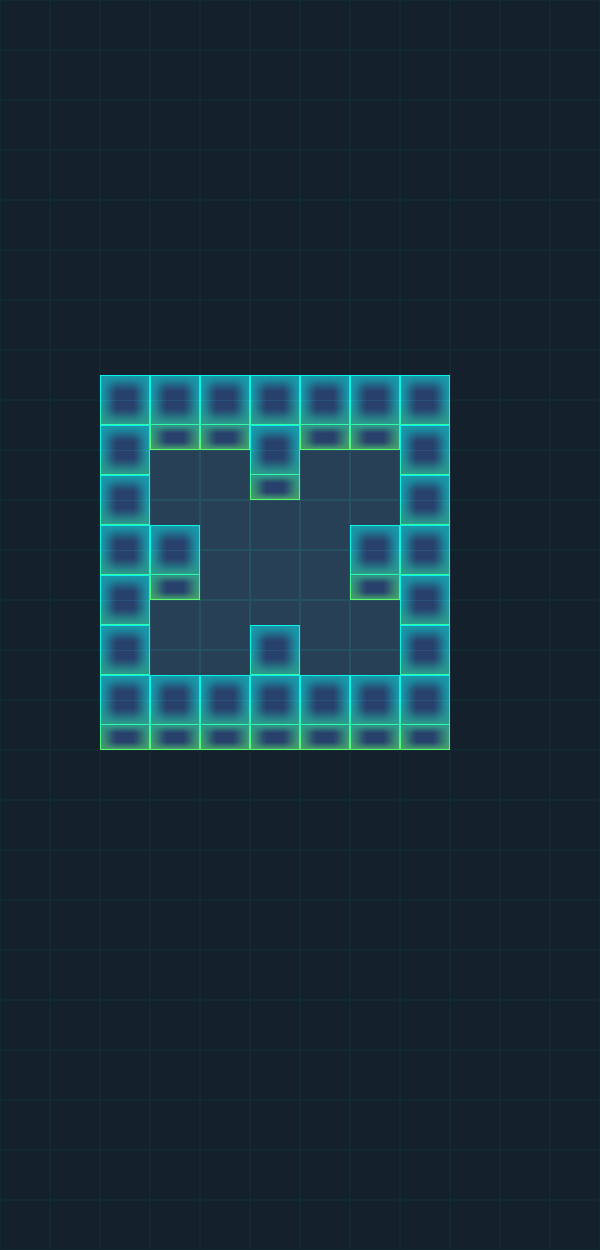

A level layout from a 2D game, rendered from its tile map. Below: a short description, then the map file with its tile-grid data intact:
An orthogonal 12x25 tile map with 50x50 px tiles, 4 tile layers (BG, WallBottom, Play, WallUp) and 7 objects (Hero, M1, M2, End).

<map version="1.0" tiledversion="1.0.3" orientation="orthogonal" renderorder="right-down" width="12" height="25" tilewidth="50" tileheight="50" nextobjectid="24">
 <tileset firstgid="1" source="tiles.tsx" />
 <layer name="BG" width="12" height="25">
  <data encoding="csv">
6,6,6,6,6,6,6,6,6,6,6,6,
6,6,6,6,6,6,6,6,6,6,6,6,
6,6,6,6,6,6,6,6,6,6,6,6,
6,6,6,6,6,6,6,6,6,6,6,6,
6,6,6,6,6,6,6,6,6,6,6,6,
6,6,6,6,6,6,6,6,6,6,6,6,
6,6,6,6,6,6,6,6,6,6,6,6,
6,6,6,6,6,6,6,6,6,6,6,6,
6,6,6,6,6,6,6,6,6,6,6,6,
6,6,6,5,5,6,5,5,6,6,6,6,
6,6,6,5,5,5,5,5,6,6,6,6,
6,6,6,6,5,5,5,6,6,6,6,6,
6,6,6,5,5,5,5,5,6,6,6,6,
6,6,6,5,5,6,5,5,6,6,6,6,
6,6,6,6,6,6,6,6,6,6,6,6,
6,6,6,6,6,6,6,6,6,6,6,6,
6,6,6,6,6,6,6,6,6,6,6,6,
6,6,6,6,6,6,6,6,6,6,6,6,
6,6,6,6,6,6,6,6,6,6,6,6,
6,6,6,6,6,6,6,6,6,6,6,6,
6,6,6,6,6,6,6,6,6,6,6,6,
6,6,6,6,6,6,6,6,6,6,6,6,
6,6,6,6,6,6,6,6,6,6,6,6,
6,6,6,6,6,6,6,6,6,6,6,6,
6,6,6,6,6,6,6,6,6,6,6,6
</data>
 </layer>
 <layer name="WallBottom" width="12" height="25">
  <data encoding="csv">
0,0,0,0,0,0,0,0,0,0,0,0,
0,0,0,0,0,0,0,0,0,0,0,0,
0,0,0,0,0,0,0,0,0,0,0,0,
0,0,0,0,0,0,0,0,0,0,0,0,
0,0,0,0,0,0,0,0,0,0,0,0,
0,0,0,0,0,0,0,0,0,0,0,0,
0,0,0,0,0,0,0,0,0,0,0,0,
0,0,3,3,3,3,3,3,3,0,0,0,
0,0,4,2,2,4,2,2,4,0,0,0,
0,0,4,0,0,2,0,0,4,0,0,0,
0,0,4,0,0,0,0,0,4,0,0,0,
0,0,4,2,0,0,0,2,4,0,0,0,
0,0,4,0,0,0,0,0,4,0,0,0,
0,0,4,0,0,4,0,0,4,0,0,0,
0,0,2,2,2,2,2,2,2,0,0,0,
0,0,0,0,0,0,0,0,0,0,0,0,
0,0,0,0,0,0,0,0,0,0,0,0,
0,0,0,0,0,0,0,0,0,0,0,0,
0,0,0,0,0,0,0,0,0,0,0,0,
0,0,0,0,0,0,0,0,0,0,0,0,
0,0,0,0,0,0,0,0,0,0,0,0,
0,0,0,0,0,0,0,0,0,0,0,0,
0,0,0,0,0,0,0,0,0,0,0,0,
0,0,0,0,0,0,0,0,0,0,0,0,
0,0,0,0,0,0,0,0,0,0,0,0
</data>
 </layer>
 <objectgroup name="star">
  <object id="5" x="363.667" y="460" width="31.6667" height="34" />
  <object id="16" x="363.333" y="658.666" width="29.3333" height="25.3333" />
  <object id="17" x="164.334" y="658" width="26.6667" height="28" />
 </objectgroup>
 <objectgroup name="Coin" />
 <objectgroup name="Actor">
  <object id="1" name="Hero" x="168" y="467" width="8.333" height="10">
   <ellipse />
  </object>
  <object id="2" name="M1" x="369.667" y="78.3333" width="10" height="10">
   <ellipse />
  </object>
  <object id="3" name="M2" x="467" y="83" width="10" height="10">
   <ellipse />
  </object>
  <object id="15" name="End" x="219" y="466.333" width="10" height="10">
   <ellipse />
  </object>
 </objectgroup>
 <layer name="Play" width="12" height="25">
  <data encoding="csv">
0,0,0,0,0,0,0,0,0,0,0,0,
0,0,0,0,0,0,0,0,0,0,0,0,
0,0,0,0,0,0,0,0,0,0,0,0,
0,0,0,0,0,0,0,0,0,0,0,0,
0,0,0,0,0,0,0,0,0,0,0,0,
0,0,0,0,0,0,0,0,0,0,0,0,
0,0,0,0,0,0,0,0,0,0,0,0,
0,0,0,0,0,0,0,0,0,0,0,0,
0,0,0,0,0,0,0,0,0,0,0,0,
0,0,0,0,0,0,0,0,0,0,0,0,
0,0,0,0,0,0,0,0,0,0,0,0,
0,0,0,0,0,0,0,0,0,0,0,0,
0,0,0,0,0,0,0,0,0,0,0,0,
0,0,0,0,0,0,0,0,0,0,0,0,
0,0,0,0,0,0,0,0,0,0,0,0,
0,0,0,0,0,0,0,0,0,0,0,0,
0,0,0,0,0,0,0,0,0,0,0,0,
0,0,0,0,0,0,0,0,0,0,0,0,
0,0,0,0,0,0,0,0,0,0,0,0,
0,0,0,0,0,0,0,0,0,0,0,0,
0,0,0,0,0,0,0,0,0,0,0,0,
0,0,0,0,0,0,0,0,0,0,0,0,
0,0,0,0,0,0,0,0,0,0,0,0,
0,0,0,0,0,0,0,0,0,0,0,0,
0,0,0,0,0,0,0,0,0,0,0,0
</data>
 </layer>
 <layer name="WallUp" width="12" height="25">
  <data encoding="csv">
0,0,0,0,0,0,0,0,0,0,0,0,
0,0,0,0,0,0,0,0,0,0,0,0,
0,0,0,0,0,0,0,0,0,0,0,0,
0,0,0,0,0,0,0,0,0,0,0,0,
0,0,0,0,0,0,0,0,0,0,0,0,
0,0,0,0,0,0,0,0,0,0,0,0,
0,0,0,0,0,0,0,0,0,0,0,0,
0,0,0,0,0,0,0,0,0,0,0,0,
0,0,0,0,0,0,0,0,0,0,0,0,
0,0,0,0,0,0,0,0,0,0,0,0,
0,0,0,1,0,0,0,1,0,0,0,0,
0,0,0,0,0,0,0,0,0,0,0,0,
0,0,0,0,0,1,0,0,0,0,0,0,
0,0,0,1,1,0,1,1,0,0,0,0,
0,0,0,0,0,0,0,0,0,0,0,0,
0,0,0,0,0,0,0,0,0,0,0,0,
0,0,0,0,0,0,0,0,0,0,0,0,
0,0,0,0,0,0,0,0,0,0,0,0,
0,0,0,0,0,0,0,0,0,0,0,0,
0,0,0,0,0,0,0,0,0,0,0,0,
0,0,0,0,0,0,0,0,0,0,0,0,
0,0,0,0,0,0,0,0,0,0,0,0,
0,0,0,0,0,0,0,0,0,0,0,0,
0,0,0,0,0,0,0,0,0,0,0,0,
0,0,0,0,0,0,0,0,0,0,0,0
</data>
 </layer>
</map>
